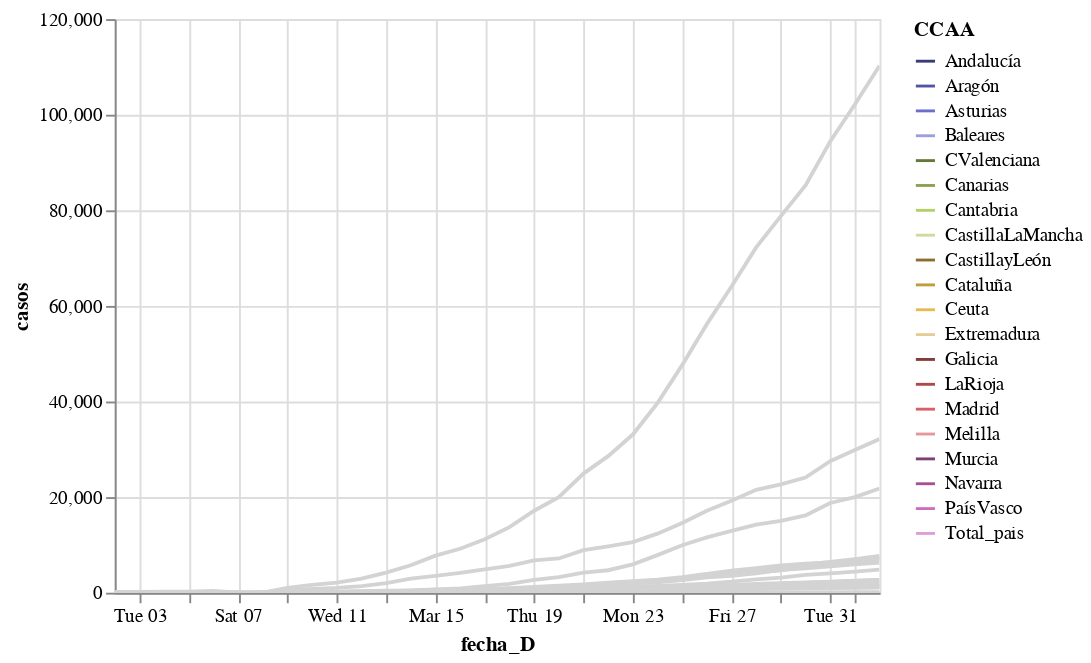

Notebook cell for this chart:
### Code cell
single_nearest = alt.selection_single(on='mouseover', nearest=True,empty='none')
c_diagnosed = (
    alt.Chart(df_covid19_region)
    .mark_line(interpolate="linear")
    .encode(
        alt.X('fecha_D'),
        alt.Y('casos'),                
        color=alt.condition(
            single_nearest,
            alt.Color("CCAA:N", scale=alt.Scale(scheme="category20b")), 
            alt.value('lightgray')),        
        tooltip=['fecha_D', 'casos', "CCAA"],
        #strokeDash="CCAA",
        # strokeDash=alt.condition(
        #     alt.datum.CCAA == "Total_pais", [1,1], [0,0]),
                    
    ).add_selection(
        single_nearest
    ).interactive()
)    
c_diagnosed

### Figure 1 — Vega-Lite specification as saved in the notebook (floating-point values rounded to 4 significant figures; data arrays with more than 128 entries replaced by an {"elided": "..."} marker saying what was removed)
{"config": {"view": {"continuousWidth": 400, "continuousHeight": 300}}, "data": {"name": "data-8af9da44094b462ab53cf667a76e34f1"}, "mark": {"type": "line", "interpolate": "linear"}, "encoding": {"color": {"condition": {"type": "nominal", "field": "CCAA", "scale": {"scheme": "category20b"}, "selection": "selector005"}, "value": "lightgray"}, "tooltip": [{"type": "temporal", "field": "fecha_D"}, {"type": "quantitative", "field": "casos"}, {"type": "nominal", "field": "CCAA"}], "x": {"type": "temporal", "field": "fecha_D"}, "y": {"type": "quantitative", "field": "casos"}}, "selection": {"selector005": {"type": "single", "on": "mouseover", "nearest": true, "empty": "none"}, "selector006": {"type": "interval", "bind": "scales", "encodings": ["x", "y"]}}, "$schema": "https://vega.github.io/schema/vega-lite/v4.0.2.json", "datasets": {"data-8af9da44094b462ab53cf667a76e34f1": {"elided": "640 records"}}}
